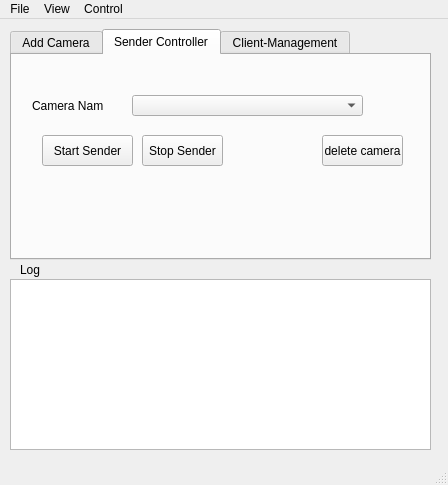
<?xml version="1.0" encoding="UTF-8"?>
<ui version="4.0">
 <class>MainWindow</class>
 <widget class="QMainWindow" name="MainWindow">
  <property name="enabled">
   <bool>true</bool>
  </property>
  <property name="geometry">
   <rect>
    <x>0</x>
    <y>0</y>
    <width>448</width>
    <height>485</height>
   </rect>
  </property>
  <property name="sizePolicy">
   <sizepolicy hsizetype="Fixed" vsizetype="Fixed">
    <horstretch>0</horstretch>
    <verstretch>0</verstretch>
   </sizepolicy>
  </property>
  <property name="minimumSize">
   <size>
    <width>448</width>
    <height>485</height>
   </size>
  </property>
  <property name="maximumSize">
   <size>
    <width>448</width>
    <height>485</height>
   </size>
  </property>
  <property name="windowTitle">
   <string>MainWindow</string>
  </property>
  <widget class="QWidget" name="centralwidget">
   <widget class="QTabWidget" name="tabWidget">
    <property name="geometry">
     <rect>
      <x>10</x>
      <y>10</y>
      <width>421</width>
      <height>231</height>
     </rect>
    </property>
    <property name="currentIndex">
     <number>1</number>
    </property>
    <widget class="QWidget" name="acamTab">
     <property name="toolTip">
      <string>&lt;html&gt;&lt;head/&gt;&lt;body&gt;&lt;p&gt;Add Camera&lt;/p&gt;&lt;/body&gt;&lt;/html&gt;</string>
     </property>
     <property name="accessibleName">
      <string/>
     </property>
     <property name="autoFillBackground">
      <bool>false</bool>
     </property>
     <attribute name="title">
      <string>Add Camera</string>
     </attribute>
     <widget class="QPushButton" name="addc_Button">
      <property name="geometry">
       <rect>
        <x>200</x>
        <y>160</y>
        <width>201</width>
        <height>31</height>
       </rect>
      </property>
      <property name="text">
       <string>Add camera</string>
      </property>
     </widget>
     <widget class="QLabel" name="label_5">
      <property name="geometry">
       <rect>
        <x>40</x>
        <y>89</y>
        <width>51</width>
        <height>21</height>
       </rect>
      </property>
      <property name="text">
       <string>CamerIp</string>
      </property>
     </widget>
     <widget class="QLineEdit" name="SPassword_lineEdit">
      <property name="geometry">
       <rect>
        <x>100</x>
        <y>61</y>
        <width>271</width>
        <height>20</height>
       </rect>
      </property>
      <property name="text">
       <string>guest</string>
      </property>
     </widget>
     <widget class="QLineEdit" name="SUsername_lineEdit">
      <property name="geometry">
       <rect>
        <x>100</x>
        <y>31</y>
        <width>271</width>
        <height>20</height>
       </rect>
      </property>
      <property name="text">
       <string>guest</string>
      </property>
     </widget>
     <widget class="QLabel" name="label_6">
      <property name="geometry">
       <rect>
        <x>40</x>
        <y>30</y>
        <width>51</width>
        <height>21</height>
       </rect>
      </property>
      <property name="text">
       <string>Username</string>
      </property>
     </widget>
     <widget class="QLabel" name="label_7">
      <property name="geometry">
       <rect>
        <x>40</x>
        <y>60</y>
        <width>51</width>
        <height>21</height>
       </rect>
      </property>
      <property name="text">
       <string>Password</string>
      </property>
     </widget>
     <widget class="QLineEdit" name="SE_lineEdit">
      <property name="geometry">
       <rect>
        <x>100</x>
        <y>120</y>
        <width>271</width>
        <height>20</height>
       </rect>
      </property>
      <property name="text">
       <string>c1</string>
      </property>
     </widget>
     <widget class="QLabel" name="label_8">
      <property name="geometry">
       <rect>
        <x>10</x>
        <y>119</y>
        <width>81</width>
        <height>21</height>
       </rect>
      </property>
      <property name="text">
       <string>Server Exchange</string>
      </property>
     </widget>
     <widget class="QLineEdit" name="CIP_lineEdit">
      <property name="geometry">
       <rect>
        <x>100</x>
        <y>90</y>
        <width>271</width>
        <height>20</height>
       </rect>
      </property>
      <property name="text">
       <string>0</string>
      </property>
     </widget>
    </widget>
    <widget class="QWidget" name="tab">
     <attribute name="title">
      <string>Sender Controller</string>
     </attribute>
     <widget class="QPushButton" name="StrSenButton">
      <property name="geometry">
       <rect>
        <x>30</x>
        <y>80</y>
        <width>91</width>
        <height>31</height>
       </rect>
      </property>
      <property name="text">
       <string>Start Sender</string>
      </property>
     </widget>
     <widget class="QLabel" name="label_3">
      <property name="geometry">
       <rect>
        <x>20</x>
        <y>40</y>
        <width>71</width>
        <height>21</height>
       </rect>
      </property>
      <property name="text">
       <string>Camera Name</string>
      </property>
     </widget>
     <widget class="QComboBox" name="CamNameComboBox">
      <property name="geometry">
       <rect>
        <x>120</x>
        <y>40</y>
        <width>231</width>
        <height>21</height>
       </rect>
      </property>
     </widget>
     <widget class="QPushButton" name="StpSenButton">
      <property name="geometry">
       <rect>
        <x>130</x>
        <y>80</y>
        <width>81</width>
        <height>31</height>
       </rect>
      </property>
      <property name="text">
       <string>Stop Sender</string>
      </property>
     </widget>
     <widget class="QPushButton" name="delete_cam_Button">
      <property name="geometry">
       <rect>
        <x>310</x>
        <y>80</y>
        <width>81</width>
        <height>31</height>
       </rect>
      </property>
      <property name="text">
       <string>delete camera</string>
      </property>
     </widget>
    </widget>
    <widget class="QWidget" name="tab_2">
     <attribute name="title">
      <string>Client-Management</string>
     </attribute>
     <widget class="QLineEdit" name="SPassword_lineEdit_3">
      <property name="geometry">
       <rect>
        <x>90</x>
        <y>130</y>
        <width>271</width>
        <height>20</height>
       </rect>
      </property>
      <property name="text">
       <string>1234</string>
      </property>
     </widget>
     <widget class="QLineEdit" name="SUsername_lineEdit_3">
      <property name="geometry">
       <rect>
        <x>90</x>
        <y>100</y>
        <width>271</width>
        <height>20</height>
       </rect>
      </property>
      <property name="text">
       <string>new_guest</string>
      </property>
     </widget>
     <widget class="QLabel" name="label_13">
      <property name="geometry">
       <rect>
        <x>30</x>
        <y>99</y>
        <width>51</width>
        <height>21</height>
       </rect>
      </property>
      <property name="text">
       <string>Username</string>
      </property>
     </widget>
     <widget class="QLabel" name="label_14">
      <property name="geometry">
       <rect>
        <x>30</x>
        <y>129</y>
        <width>51</width>
        <height>21</height>
       </rect>
      </property>
      <property name="text">
       <string>Password</string>
      </property>
     </widget>
     <widget class="QPushButton" name="delete_cam_Button_3">
      <property name="geometry">
       <rect>
        <x>300</x>
        <y>160</y>
        <width>81</width>
        <height>31</height>
       </rect>
      </property>
      <property name="text">
       <string>add user</string>
      </property>
     </widget>
    </widget>
   </widget>
   <widget class="QTextBrowser" name="LogtextBrowser">
    <property name="geometry">
     <rect>
      <x>10</x>
      <y>260</y>
      <width>421</width>
      <height>171</height>
     </rect>
    </property>
   </widget>
   <widget class="QLabel" name="logLabel">
    <property name="geometry">
     <rect>
      <x>20</x>
      <y>240</y>
      <width>51</width>
      <height>21</height>
     </rect>
    </property>
    <property name="text">
     <string>Log</string>
    </property>
   </widget>
   <zorder>LogtextBrowser</zorder>
   <zorder>logLabel</zorder>
   <zorder>tabWidget</zorder>
  </widget>
  <widget class="QMenuBar" name="menubar">
   <property name="geometry">
    <rect>
     <x>0</x>
     <y>0</y>
     <width>448</width>
     <height>21</height>
    </rect>
   </property>
   <widget class="QMenu" name="menuFile">
    <property name="title">
     <string>File</string>
    </property>
    <addaction name="actionClose"/>
   </widget>
   <widget class="QMenu" name="menuveiw">
    <property name="title">
     <string>View</string>
    </property>
   </widget>
   <widget class="QMenu" name="menuControl">
    <property name="title">
     <string>Control</string>
    </property>
   </widget>
   <addaction name="menuFile"/>
   <addaction name="menuveiw"/>
   <addaction name="menuControl"/>
  </widget>
  <widget class="QStatusBar" name="statusbar"/>
  <action name="actionClose">
   <property name="text">
    <string>Close</string>
   </property>
  </action>
 </widget>
 <resources/>
 <connections/>
</ui>
